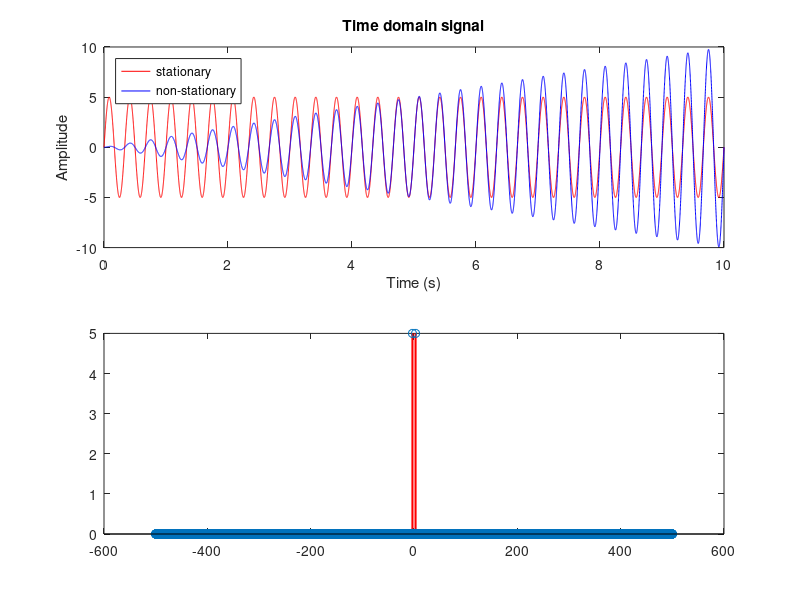

The MATLAB source for this figure: (Note: this script raises an error after producing the figure.)
%% Part A: Amplitude non-stationary
fs = 1000;
t = [0:1/fs:10];
signal1 = 5*sin(2*pi*3*t);
signal2 = sin(2*pi*3*t).*t;
subplot(2,1,1);
plot(t, signal1, 'Color', 'red');
hold on;
plot(t, signal2, 'Color', 'blue');
ylim([-10 10]);
legend({'stationary', 'non-stationary'}, 'Location', 'northwest');
title('Time domain signal');
xlabel('Time (s)');
ylabel('Amplitude');

subplot(2,1,2);
Fy1 = fft(signal1);
f1 = linspace(-fs/2, fs/2, numel(signal1));
Fy_shifted_1 = fftshift(Fy1);
g1 = stem(f1, 2*abs(Fy_shifted_1)/(length(f1)), 'o','linewidth', 1.5, 'Color', 'red');
g1.MarkerFaceColor = 'red';
xlim([1 7]);
ylim([0 6]);
hold on;
Fy2 = fft(signal2);
f2 = linspace(-fs/2, fs/2, numel(signal2));
Fy_shifted_2 = fftshift(Fy2);
g2 = stem(f2, 2*abs(Fy_shifted_2)/(length(f1)), 'square', 'linewidth', 1.5, 'Color', 'blue');
title('Frequency domain');
xlabel('Frequecny (Hz)');
ylabel('Amplitude');
legend({'stationary', 'non-stationary'}, 'Location', 'northwest');

%% Part B: Frequency non-stationary
fs = 1000;
t = [0:1/fs:5];
freq = linspace(10,15,length(t));
phase = cumsum(freq/fs);
signal3 = sin(4.5*pi*phase);
subplot(2,1,1);
plot(t, signal3, 'k-', 'linewidth', 1.5);
ylim([-2 2]);
title('Time domain signal');
xlabel('Time (s)');
ylabel('Amplitude');

Fy3 = fft(signal3);
f3 = linspace(-fs/2, fs/2, numel(signal3));
Fy_shifted_3 = fftshift(Fy3);
subplot(2,1,2);
g3 = plot(f3, 2*abs(Fy_shifted_3)/(length(f3)), 'k-', 'linewidth', 1.5);
title('Frequency domain');
xlabel('Frequecny (Hz)');
ylabel('Amplitude');
xlim([0 80]);
%% Part C: Sharp transition
t = [0:1/fs:10];
signal4 = 10*sin(2*pi*3*t).*(heaviside(t) - heaviside(t - 2.5)) + ...
    2*sin(2*pi*1*t).*(heaviside(t - 2.5) - heaviside(t - 5)) + ...
    5*sin(2*pi*6*t).*(heaviside(t - 5) - heaviside(t - 7.5)) +  ...
    8*sin(2*pi*10*t).*(heaviside(t - 7.5));
subplot(2, 1, 1);
plot(t, signal4, 'k-', 'linewidth', 1.5);
title('Time domain signal');
xlabel('Time (s)');
ylabel('Amplitude');

Fy4 = fft(signal4);
f4 = linspace(-fs/2, fs/2, numel(signal4));
Fy_shifted_4 = fftshift(Fy4);
subplot(2,1,2);
g3 = stem(f4, 2*abs(Fy_shifted_4)/(length(f4)), 'square', 'Color', 'black');
g3.MarkerFaceColor = 'blue';
xlim([0 20]);
ylim([0 2.5]);
title('Frequency domain signal');
xlabel('Frequency (Hz)');
ylabel('Amplitude');

%% Part D: Phase reversal
t = [0:1/fs:4];
signal5 = sin(2*pi*10*t) .* (heaviside(t) - heaviside(t - 2)) - sin(2*pi*10*t) .* heaviside(t - 2);
subplot(2, 1, 1);
plot(t, signal5);
title('Time domain signal');
xlabel('Time (s)');
ylabel('Amplitude');

Fy5 = fft(signal5);
f5 = linspace(-fs/2, fs/2, numel(signal5));
Fy_shifted_5 = fftshift(Fy5);
subplot(2,1,2);
g5 = stem(f5, 2*abs(Fy_shifted_5)/(length(f5)), 'square', 'Color', 'black');
g5.MarkerFaceColor = 'blue';
xlim([0 20]);
title('Frequency domain signal');
xlabel('Frequecy (Hz)');
ylabel('Amplitude');

%% Part E: Adding edge
fs = 1000;
t = [0:1/fs:2];
signal6 = heaviside(t - 1) + 0.1*sin(6*pi*t);
subplot(2,1,1);
plot(t, signal6, 'k-', 'linewidth', 1.5);
xlim([0 2]);
ylim([-1 2]);
title('Time domain signal');
xlabel('Time (s)');
ylabel('Amplitude');

Fy6 = fft(signal6);
f6 = linspace(-fs/2, fs/2, numel(signal6));
Fy_shifted_6 = fftshift(Fy6);
subplot(2,1,2);
g6 = stem(f6, 2*abs(Fy_shifted_6)/(length(f6)), 'square', 'Color', 'black');
g6.MarkerFaceColor = 'blue';
xlim([0 20]);
ylim([0 0.2]);
title('Frequency domain signal');
xlabel('Frequecy (Hz)');
ylabel('Amplitude');

